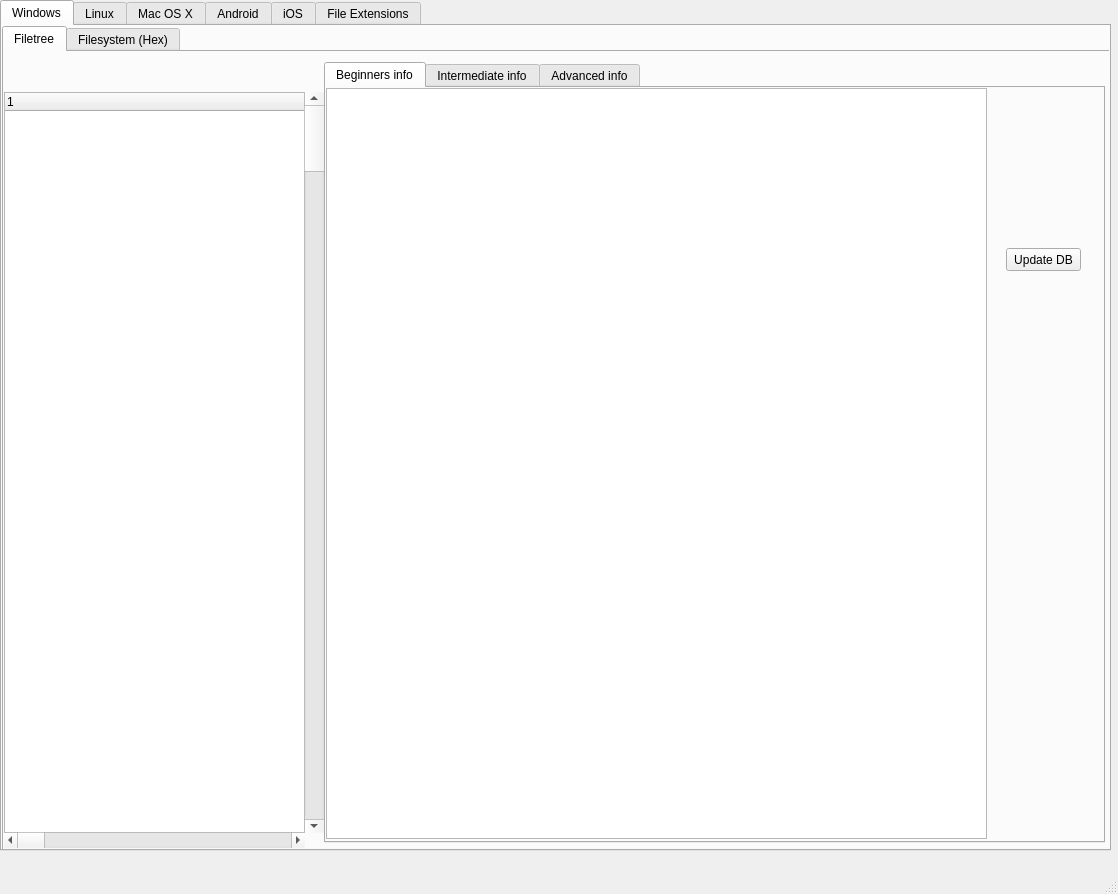
<?xml version="1.0" encoding="UTF-8"?>
<ui version="4.0">
 <class>MainWindow</class>
 <widget class="QMainWindow" name="MainWindow">
  <property name="geometry">
   <rect>
    <x>0</x>
    <y>0</y>
    <width>1118</width>
    <height>894</height>
   </rect>
  </property>
  <property name="windowTitle">
   <string>MainWindow</string>
  </property>
  <widget class="QWidget" name="centralwidget">
   <widget class="QTabWidget" name="ParentTabs">
    <property name="geometry">
     <rect>
      <x>0</x>
      <y>0</y>
      <width>1111</width>
      <height>851</height>
     </rect>
    </property>
    <property name="toolTip">
     <string>&lt;html&gt;&lt;head/&gt;&lt;body&gt;&lt;p&gt;Filetree and hex-based info on Windows&lt;/p&gt;&lt;/body&gt;&lt;/html&gt;</string>
    </property>
    <property name="currentIndex">
     <number>0</number>
    </property>
    <widget class="QWidget" name="windows_tab">
     <attribute name="title">
      <string>Windows</string>
     </attribute>
     <widget class="QTabWidget" name="tabWidget">
      <property name="geometry">
       <rect>
        <x>0</x>
        <y>0</y>
        <width>1111</width>
        <height>831</height>
       </rect>
      </property>
      <property name="currentIndex">
       <number>0</number>
      </property>
      <widget class="QWidget" name="Filetree">
       <attribute name="title">
        <string>Filetree</string>
       </attribute>
       <widget class="QTreeWidget" name="treeWidget">
        <property name="geometry">
         <rect>
          <x>0</x>
          <y>40</y>
          <width>301</width>
          <height>741</height>
         </rect>
        </property>
        <column>
         <property name="text">
          <string notr="true">1</string>
         </property>
        </column>
       </widget>
       <widget class="QScrollBar" name="verticalScrollBar">
        <property name="geometry">
         <rect>
          <x>300</x>
          <y>40</y>
          <width>20</width>
          <height>741</height>
         </rect>
        </property>
        <property name="orientation">
         <enum>Qt::Vertical</enum>
        </property>
       </widget>
       <widget class="QScrollBar" name="horizontalScrollBar">
        <property name="geometry">
         <rect>
          <x>0</x>
          <y>780</y>
          <width>301</width>
          <height>16</height>
         </rect>
        </property>
        <property name="orientation">
         <enum>Qt::Horizontal</enum>
        </property>
       </widget>
       <widget class="QTabWidget" name="tabWidget_2">
        <property name="geometry">
         <rect>
          <x>320</x>
          <y>10</y>
          <width>781</width>
          <height>781</height>
         </rect>
        </property>
        <property name="currentIndex">
         <number>0</number>
        </property>
        <widget class="QWidget" name="beginner">
         <attribute name="title">
          <string>Beginners info</string>
         </attribute>
         <widget class="QTextEdit" name="textEdit">
          <property name="geometry">
           <rect>
            <x>0</x>
            <y>0</y>
            <width>661</width>
            <height>751</height>
           </rect>
          </property>
         </widget>
         <widget class="QPushButton" name="pushButton">
          <property name="geometry">
           <rect>
            <x>680</x>
            <y>160</y>
            <width>75</width>
            <height>23</height>
           </rect>
          </property>
          <property name="text">
           <string>Update DB</string>
          </property>
         </widget>
        </widget>
        <widget class="QWidget" name="intermediate">
         <attribute name="title">
          <string>Intermediate info</string>
         </attribute>
        </widget>
        <widget class="QWidget" name="advanced">
         <attribute name="title">
          <string>Advanced info</string>
         </attribute>
        </widget>
       </widget>
      </widget>
      <widget class="QWidget" name="FilesystemHex">
       <attribute name="title">
        <string>Filesystem (Hex)</string>
       </attribute>
       <widget class="QTableView" name="tableView">
        <property name="geometry">
         <rect>
          <x>20</x>
          <y>60</y>
          <width>461</width>
          <height>711</height>
         </rect>
        </property>
       </widget>
       <widget class="QTextBrowser" name="textBrowser">
        <property name="geometry">
         <rect>
          <x>500</x>
          <y>60</y>
          <width>501</width>
          <height>711</height>
         </rect>
        </property>
       </widget>
       <widget class="QComboBox" name="comboBox">
        <property name="geometry">
         <rect>
          <x>60</x>
          <y>20</y>
          <width>69</width>
          <height>22</height>
         </rect>
        </property>
       </widget>
      </widget>
     </widget>
    </widget>
    <widget class="QWidget" name="linux_tab">
     <attribute name="title">
      <string>Linux</string>
     </attribute>
     <widget class="QTabWidget" name="tabWidget_3">
      <property name="geometry">
       <rect>
        <x>0</x>
        <y>0</y>
        <width>1111</width>
        <height>831</height>
       </rect>
      </property>
      <property name="currentIndex">
       <number>0</number>
      </property>
      <widget class="QWidget" name="Filetree_2">
       <attribute name="title">
        <string>Filetree</string>
       </attribute>
       <widget class="QTreeWidget" name="treeWidget_2">
        <property name="geometry">
         <rect>
          <x>0</x>
          <y>40</y>
          <width>301</width>
          <height>741</height>
         </rect>
        </property>
        <column>
         <property name="text">
          <string notr="true">1</string>
         </property>
        </column>
       </widget>
       <widget class="QScrollBar" name="verticalScrollBar_2">
        <property name="geometry">
         <rect>
          <x>300</x>
          <y>40</y>
          <width>20</width>
          <height>741</height>
         </rect>
        </property>
        <property name="orientation">
         <enum>Qt::Vertical</enum>
        </property>
       </widget>
       <widget class="QScrollBar" name="horizontalScrollBar_2">
        <property name="geometry">
         <rect>
          <x>0</x>
          <y>780</y>
          <width>301</width>
          <height>16</height>
         </rect>
        </property>
        <property name="orientation">
         <enum>Qt::Horizontal</enum>
        </property>
       </widget>
       <widget class="QTabWidget" name="tabWidget_4">
        <property name="geometry">
         <rect>
          <x>320</x>
          <y>10</y>
          <width>781</width>
          <height>781</height>
         </rect>
        </property>
        <property name="currentIndex">
         <number>0</number>
        </property>
        <widget class="QWidget" name="beginner_2">
         <attribute name="title">
          <string>Beginners info</string>
         </attribute>
         <widget class="QTextEdit" name="textEdit_2">
          <property name="geometry">
           <rect>
            <x>0</x>
            <y>0</y>
            <width>661</width>
            <height>751</height>
           </rect>
          </property>
         </widget>
         <widget class="QPushButton" name="pushButton_2">
          <property name="geometry">
           <rect>
            <x>680</x>
            <y>160</y>
            <width>75</width>
            <height>23</height>
           </rect>
          </property>
          <property name="text">
           <string>Update DB</string>
          </property>
         </widget>
        </widget>
        <widget class="QWidget" name="intermediate_2">
         <attribute name="title">
          <string>Intermediate info</string>
         </attribute>
        </widget>
        <widget class="QWidget" name="advanced_2">
         <attribute name="title">
          <string>Advanced info</string>
         </attribute>
        </widget>
       </widget>
      </widget>
      <widget class="QWidget" name="FilesystemHex_2">
       <attribute name="title">
        <string>Filesystem (Hex)</string>
       </attribute>
       <widget class="QTableView" name="tableView_2">
        <property name="geometry">
         <rect>
          <x>20</x>
          <y>60</y>
          <width>461</width>
          <height>711</height>
         </rect>
        </property>
       </widget>
       <widget class="QTextBrowser" name="textBrowser_2">
        <property name="geometry">
         <rect>
          <x>500</x>
          <y>60</y>
          <width>501</width>
          <height>711</height>
         </rect>
        </property>
       </widget>
       <widget class="QComboBox" name="comboBox_2">
        <property name="geometry">
         <rect>
          <x>60</x>
          <y>20</y>
          <width>69</width>
          <height>22</height>
         </rect>
        </property>
       </widget>
      </widget>
     </widget>
    </widget>
    <widget class="QWidget" name="macosx_tab">
     <attribute name="title">
      <string>Mac OS X</string>
     </attribute>
     <widget class="QTabWidget" name="tabWidget_5">
      <property name="geometry">
       <rect>
        <x>0</x>
        <y>0</y>
        <width>1111</width>
        <height>831</height>
       </rect>
      </property>
      <property name="currentIndex">
       <number>0</number>
      </property>
      <widget class="QWidget" name="Filetree_3">
       <attribute name="title">
        <string>Filetree</string>
       </attribute>
       <widget class="QTreeWidget" name="treeWidget_3">
        <property name="geometry">
         <rect>
          <x>0</x>
          <y>40</y>
          <width>301</width>
          <height>741</height>
         </rect>
        </property>
        <column>
         <property name="text">
          <string notr="true">1</string>
         </property>
        </column>
       </widget>
       <widget class="QScrollBar" name="verticalScrollBar_3">
        <property name="geometry">
         <rect>
          <x>300</x>
          <y>40</y>
          <width>20</width>
          <height>741</height>
         </rect>
        </property>
        <property name="orientation">
         <enum>Qt::Vertical</enum>
        </property>
       </widget>
       <widget class="QScrollBar" name="horizontalScrollBar_3">
        <property name="geometry">
         <rect>
          <x>0</x>
          <y>780</y>
          <width>301</width>
          <height>16</height>
         </rect>
        </property>
        <property name="orientation">
         <enum>Qt::Horizontal</enum>
        </property>
       </widget>
       <widget class="QTabWidget" name="tabWidget_6">
        <property name="geometry">
         <rect>
          <x>320</x>
          <y>10</y>
          <width>781</width>
          <height>781</height>
         </rect>
        </property>
        <property name="currentIndex">
         <number>0</number>
        </property>
        <widget class="QWidget" name="beginner_3">
         <attribute name="title">
          <string>Beginners info</string>
         </attribute>
         <widget class="QTextEdit" name="textEdit_3">
          <property name="geometry">
           <rect>
            <x>0</x>
            <y>0</y>
            <width>661</width>
            <height>751</height>
           </rect>
          </property>
         </widget>
         <widget class="QPushButton" name="pushButton_3">
          <property name="geometry">
           <rect>
            <x>680</x>
            <y>160</y>
            <width>75</width>
            <height>23</height>
           </rect>
          </property>
          <property name="text">
           <string>Update DB</string>
          </property>
         </widget>
        </widget>
        <widget class="QWidget" name="intermediate_3">
         <attribute name="title">
          <string>Intermediate info</string>
         </attribute>
        </widget>
        <widget class="QWidget" name="advanced_3">
         <attribute name="title">
          <string>Advanced info</string>
         </attribute>
        </widget>
       </widget>
      </widget>
      <widget class="QWidget" name="FilesystemHex_3">
       <attribute name="title">
        <string>Filesystem (Hex)</string>
       </attribute>
       <widget class="QTableView" name="tableView_3">
        <property name="geometry">
         <rect>
          <x>20</x>
          <y>60</y>
          <width>461</width>
          <height>711</height>
         </rect>
        </property>
       </widget>
       <widget class="QTextBrowser" name="textBrowser_3">
        <property name="geometry">
         <rect>
          <x>500</x>
          <y>60</y>
          <width>501</width>
          <height>711</height>
         </rect>
        </property>
       </widget>
       <widget class="QComboBox" name="comboBox_3">
        <property name="geometry">
         <rect>
          <x>60</x>
          <y>20</y>
          <width>69</width>
          <height>22</height>
         </rect>
        </property>
       </widget>
      </widget>
     </widget>
    </widget>
    <widget class="QWidget" name="android_tab">
     <attribute name="title">
      <string>Android</string>
     </attribute>
     <widget class="QTabWidget" name="tabWidget_7">
      <property name="geometry">
       <rect>
        <x>0</x>
        <y>0</y>
        <width>1111</width>
        <height>831</height>
       </rect>
      </property>
      <property name="currentIndex">
       <number>0</number>
      </property>
      <widget class="QWidget" name="Filetree_4">
       <attribute name="title">
        <string>Filetree</string>
       </attribute>
       <widget class="QTreeWidget" name="treeWidget_4">
        <property name="geometry">
         <rect>
          <x>0</x>
          <y>40</y>
          <width>301</width>
          <height>741</height>
         </rect>
        </property>
        <column>
         <property name="text">
          <string notr="true">1</string>
         </property>
        </column>
       </widget>
       <widget class="QScrollBar" name="verticalScrollBar_4">
        <property name="geometry">
         <rect>
          <x>300</x>
          <y>40</y>
          <width>20</width>
          <height>741</height>
         </rect>
        </property>
        <property name="orientation">
         <enum>Qt::Vertical</enum>
        </property>
       </widget>
       <widget class="QScrollBar" name="horizontalScrollBar_4">
        <property name="geometry">
         <rect>
          <x>0</x>
          <y>780</y>
          <width>301</width>
          <height>16</height>
         </rect>
        </property>
        <property name="orientation">
         <enum>Qt::Horizontal</enum>
        </property>
       </widget>
       <widget class="QTabWidget" name="tabWidget_8">
        <property name="geometry">
         <rect>
          <x>320</x>
          <y>10</y>
          <width>781</width>
          <height>781</height>
         </rect>
        </property>
        <property name="currentIndex">
         <number>0</number>
        </property>
        <widget class="QWidget" name="beginner_4">
         <attribute name="title">
          <string>Beginners info</string>
         </attribute>
         <widget class="QTextEdit" name="textEdit_4">
          <property name="geometry">
           <rect>
            <x>0</x>
            <y>0</y>
            <width>661</width>
            <height>751</height>
           </rect>
          </property>
         </widget>
         <widget class="QPushButton" name="pushButton_4">
          <property name="geometry">
           <rect>
            <x>680</x>
            <y>160</y>
            <width>75</width>
            <height>23</height>
           </rect>
          </property>
          <property name="text">
           <string>Update DB</string>
          </property>
         </widget>
        </widget>
        <widget class="QWidget" name="intermediate_4">
         <attribute name="title">
          <string>Intermediate info</string>
         </attribute>
        </widget>
        <widget class="QWidget" name="advanced_4">
         <attribute name="title">
          <string>Advanced info</string>
         </attribute>
        </widget>
       </widget>
      </widget>
      <widget class="QWidget" name="FilesystemHex_4">
       <attribute name="title">
        <string>Filesystem (Hex)</string>
       </attribute>
       <widget class="QTableView" name="tableView_4">
        <property name="geometry">
         <rect>
          <x>20</x>
          <y>60</y>
          <width>461</width>
          <height>711</height>
         </rect>
        </property>
       </widget>
       <widget class="QTextBrowser" name="textBrowser_4">
        <property name="geometry">
         <rect>
          <x>500</x>
          <y>60</y>
          <width>501</width>
          <height>711</height>
         </rect>
        </property>
       </widget>
       <widget class="QComboBox" name="comboBox_4">
        <property name="geometry">
         <rect>
          <x>60</x>
          <y>20</y>
          <width>69</width>
          <height>22</height>
         </rect>
        </property>
       </widget>
      </widget>
     </widget>
    </widget>
    <widget class="QWidget" name="ios_tab">
     <attribute name="title">
      <string>iOS</string>
     </attribute>
     <widget class="QTabWidget" name="tabWidget_9">
      <property name="geometry">
       <rect>
        <x>0</x>
        <y>0</y>
        <width>1111</width>
        <height>831</height>
       </rect>
      </property>
      <property name="currentIndex">
       <number>0</number>
      </property>
      <widget class="QWidget" name="Filetree_5">
       <attribute name="title">
        <string>Filetree</string>
       </attribute>
       <widget class="QTreeWidget" name="treeWidget_5">
        <property name="geometry">
         <rect>
          <x>0</x>
          <y>40</y>
          <width>301</width>
          <height>741</height>
         </rect>
        </property>
        <column>
         <property name="text">
          <string notr="true">1</string>
         </property>
        </column>
       </widget>
       <widget class="QScrollBar" name="verticalScrollBar_5">
        <property name="geometry">
         <rect>
          <x>300</x>
          <y>40</y>
          <width>20</width>
          <height>741</height>
         </rect>
        </property>
        <property name="orientation">
         <enum>Qt::Vertical</enum>
        </property>
       </widget>
       <widget class="QScrollBar" name="horizontalScrollBar_5">
        <property name="geometry">
         <rect>
          <x>0</x>
          <y>780</y>
          <width>301</width>
          <height>16</height>
         </rect>
        </property>
        <property name="orientation">
         <enum>Qt::Horizontal</enum>
        </property>
       </widget>
       <widget class="QTabWidget" name="tabWidget_10">
        <property name="geometry">
         <rect>
          <x>320</x>
          <y>10</y>
          <width>781</width>
          <height>781</height>
         </rect>
        </property>
        <property name="currentIndex">
         <number>0</number>
        </property>
        <widget class="QWidget" name="beginner_5">
         <attribute name="title">
          <string>Beginners info</string>
         </attribute>
         <widget class="QTextEdit" name="textEdit_5">
          <property name="geometry">
           <rect>
            <x>0</x>
            <y>0</y>
            <width>661</width>
            <height>751</height>
           </rect>
          </property>
         </widget>
         <widget class="QPushButton" name="pushButton_5">
          <property name="geometry">
           <rect>
            <x>680</x>
            <y>160</y>
            <width>75</width>
            <height>23</height>
           </rect>
          </property>
          <property name="text">
           <string>Update DB</string>
          </property>
         </widget>
        </widget>
        <widget class="QWidget" name="intermediate_5">
         <attribute name="title">
          <string>Intermediate info</string>
         </attribute>
        </widget>
        <widget class="QWidget" name="advanced_5">
         <attribute name="title">
          <string>Advanced info</string>
         </attribute>
        </widget>
       </widget>
      </widget>
      <widget class="QWidget" name="FilesystemHex_5">
       <attribute name="title">
        <string>Filesystem (Hex)</string>
       </attribute>
       <widget class="QTableView" name="tableView_5">
        <property name="geometry">
         <rect>
          <x>20</x>
          <y>60</y>
          <width>461</width>
          <height>711</height>
         </rect>
        </property>
       </widget>
       <widget class="QTextBrowser" name="textBrowser_5">
        <property name="geometry">
         <rect>
          <x>500</x>
          <y>60</y>
          <width>501</width>
          <height>711</height>
         </rect>
        </property>
       </widget>
       <widget class="QComboBox" name="comboBox_5">
        <property name="geometry">
         <rect>
          <x>60</x>
          <y>20</y>
          <width>69</width>
          <height>22</height>
         </rect>
        </property>
       </widget>
      </widget>
     </widget>
    </widget>
    <widget class="QWidget" name="file_extensions">
     <attribute name="title">
      <string>File Extensions</string>
     </attribute>
     <widget class="QTableWidget" name="tableWidget">
      <property name="geometry">
       <rect>
        <x>10</x>
        <y>10</y>
        <width>341</width>
        <height>771</height>
       </rect>
      </property>
     </widget>
     <widget class="QScrollBar" name="horizontalScrollBar_6">
      <property name="geometry">
       <rect>
        <x>10</x>
        <y>780</y>
        <width>341</width>
        <height>16</height>
       </rect>
      </property>
      <property name="orientation">
       <enum>Qt::Horizontal</enum>
      </property>
     </widget>
     <widget class="QScrollBar" name="verticalScrollBar_6">
      <property name="geometry">
       <rect>
        <x>350</x>
        <y>10</y>
        <width>20</width>
        <height>771</height>
       </rect>
      </property>
      <property name="orientation">
       <enum>Qt::Vertical</enum>
      </property>
     </widget>
     <widget class="QTextBrowser" name="textBrowser_6">
      <property name="geometry">
       <rect>
        <x>380</x>
        <y>10</y>
        <width>711</width>
        <height>771</height>
       </rect>
      </property>
     </widget>
    </widget>
   </widget>
  </widget>
  <widget class="QMenuBar" name="menubar">
   <property name="geometry">
    <rect>
     <x>0</x>
     <y>0</y>
     <width>1118</width>
     <height>21</height>
    </rect>
   </property>
  </widget>
  <widget class="QStatusBar" name="statusbar"/>
 </widget>
 <resources/>
 <connections/>
</ui>
